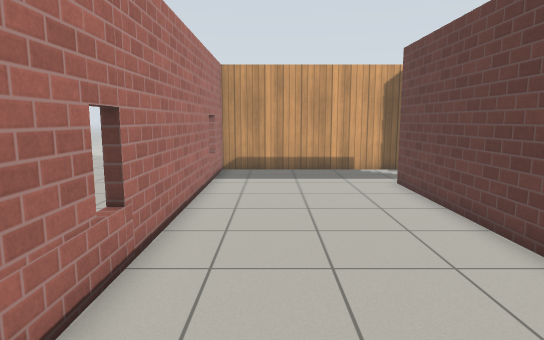
[1] (above)

16 first-person views from a walk through a Gazebo world. The camera is 1.2 m above the floor, tilts 8° down and sees 75° across. The floor is counted in squares, 0.5 m on a side. Each view is taken from the middle of a square. On the plan, view 1 faces up. The plan holds only what a view shows up to about 20 squares ahead; the rest is blank. Gazebo's built-in surfaces are drawn with simple patterns. Simple shapes stand in for some stock models.

[2]
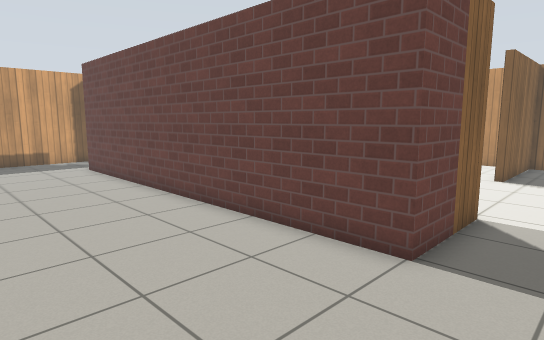

[3]
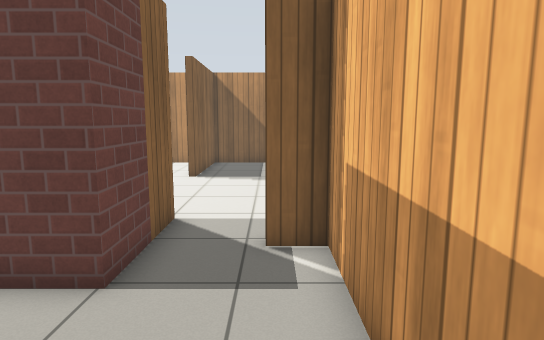

[4]
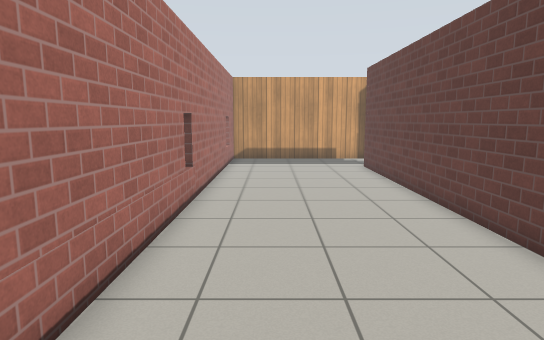

[5]
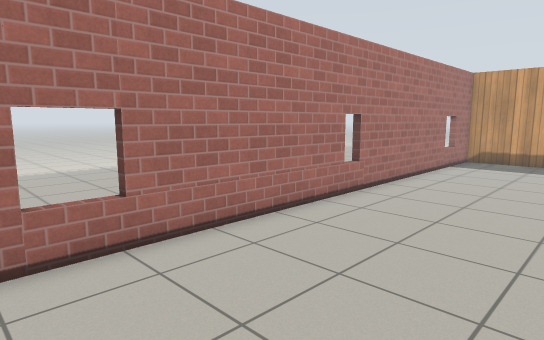

[6]
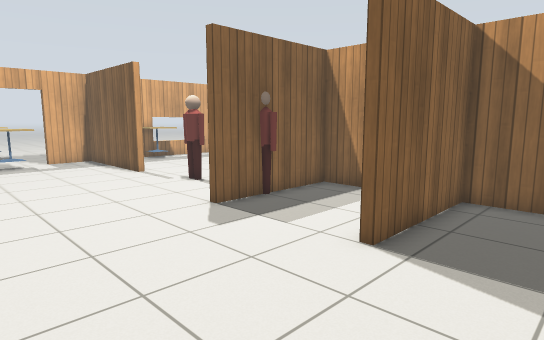

[7]
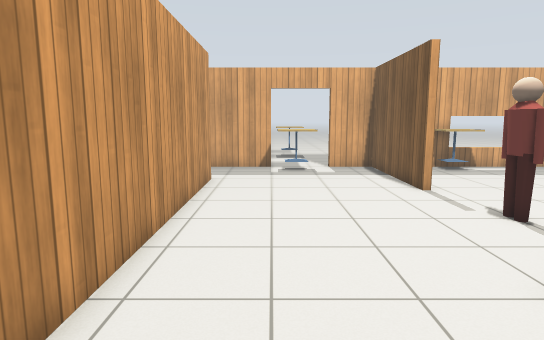

[8]
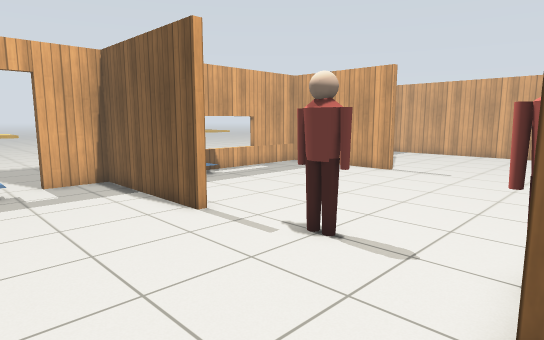

[9]
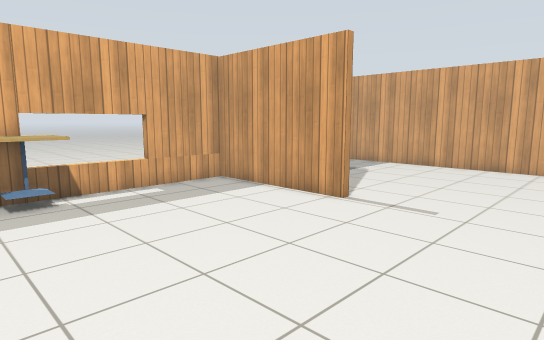

[10]
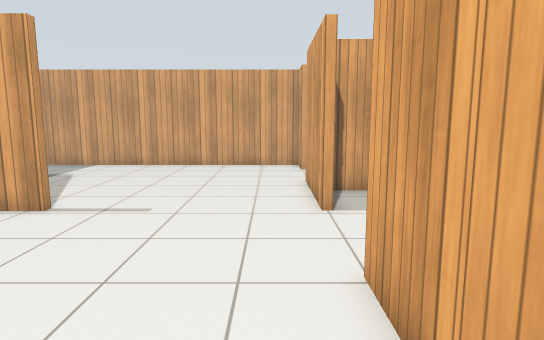

[11]
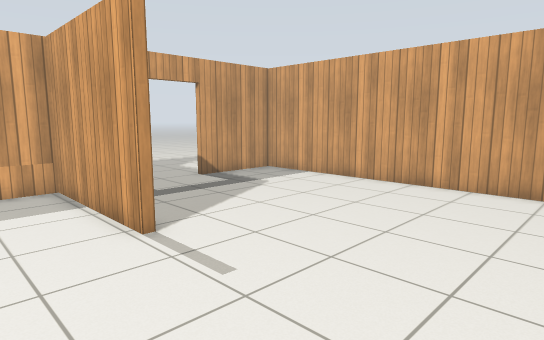

[12]
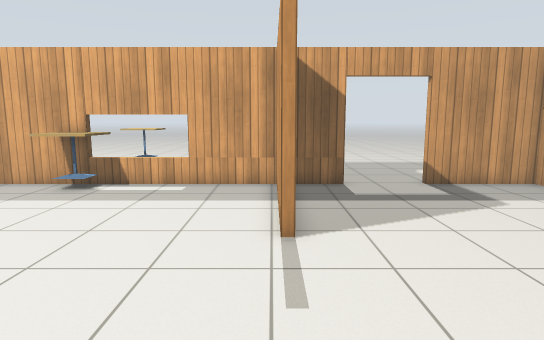

[13]
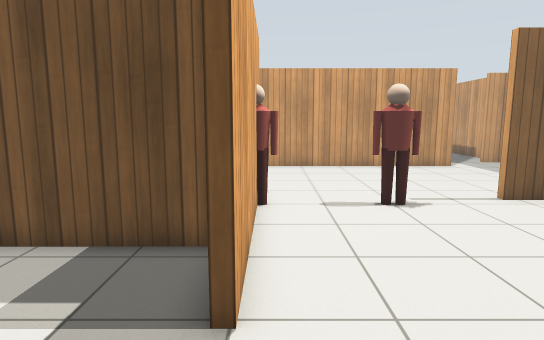

[14]
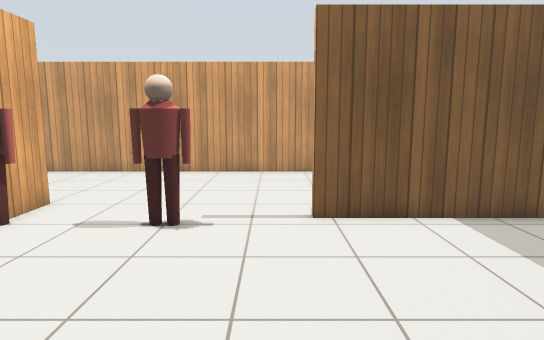

[15]
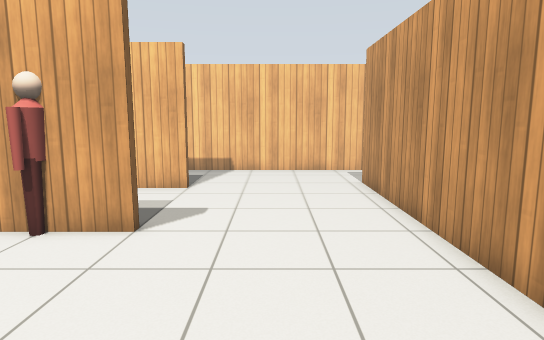

[16]
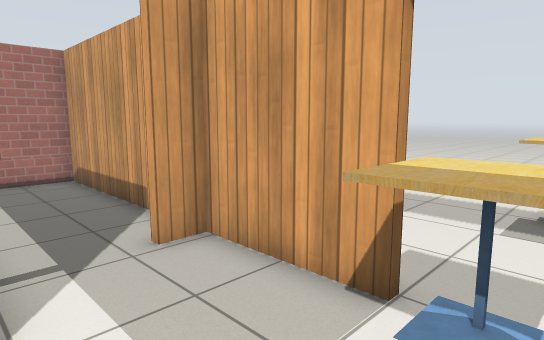

### Floor plan
Ten units are one square. View 1 is at (0, 0); x grows to the right and y downward. Boxes are objects, and circles mark ways between rooms. Rooms are numbered by the first view taken in them; rooms with no view inside come last. Other rooms are left out.
<svg viewBox="-29 -180 404 246">
<path fill="none" stroke="#000" d="M65 26 48 26 48 -135M12 61 65 61 65 49M46 -172 -24 -172 -24 44M162 -110 162 -172 140 -172M149 -36 233 -36M272 -110 272 -172 166 -172M202 4 202 -33 149 -33M272 -32 272 -36 319 -36M165 -167 165 -110M150 14 169 14M202 47 202 17 150 17M85 -135 85 26 65 26M106 -172 68 -172 68 -161 64 -161M298 -172 279 -172M353 -36 370 -36 370 -172 328 -172M63 -172 46 -172M75 61 161 61"/>
<rect x="105" y="-175" width="30" height="20" fill="#bbb"><title>cafe table</title></rect>
<rect x="165" y="-45" width="10" height="20" fill="#bbb"><title>person</title></rect>
<rect x="165" y="-85" width="10" height="20" fill="#bbb"><title>person</title></rect>
<rect x="185" y="-175" width="30" height="20" fill="#bbb"><title>cafe table</title></rect>
<circle cx="40" cy="-150" r="3" fill="#2a7"/>
<circle cx="60" cy="35" r="3" fill="#2a7"/>
<text x="20" y="-50">1</text>
<text x="200" y="-80">2</text>
</svg>
Room 1 opens to room 2.

Where each view was taken, in squares from view 1:
view 1: 0 up, 0 right, facing up
view 2: 5 down, 1 left, facing up-right
view 3: 5 down, 0 right, facing right
view 4: 5 down, 0 right, facing up
view 5: 5 down, 4 right, facing up-left
view 6: 5 down, 9 right, facing up-right
view 7: 1 down, 11 right, facing up
view 8: 3 up, 11 right, facing up-right
view 9: 5 up, 18 right, facing up-right
view 10: 5 up, 18 right, facing right
view 11: 4 up, 24 right, facing up-right
view 12: 4 up, 27 right, facing up
view 13: 4 up, 27 right, facing left
view 14: 10 up, 25 right, facing left
view 15: 11 up, 12 right, facing down
view 16: 13 up, 13 right, facing up-left
